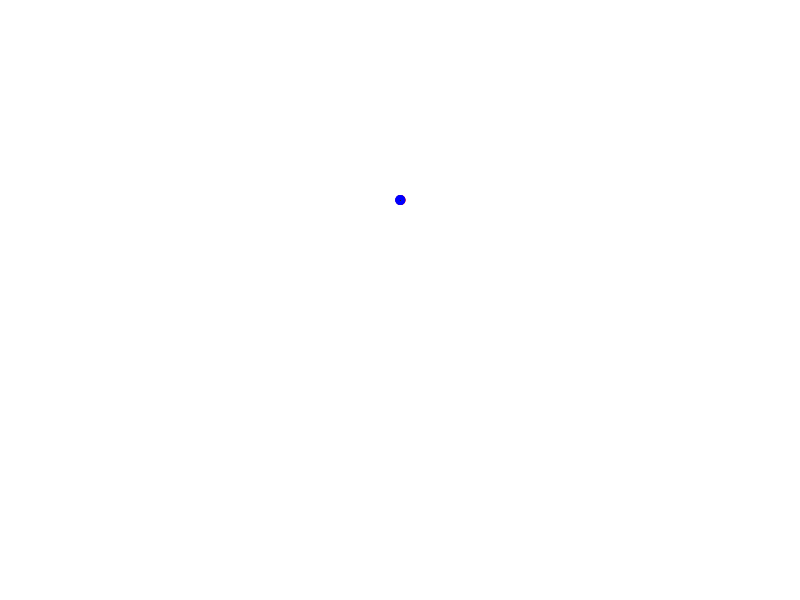
Frame 1 (no input)
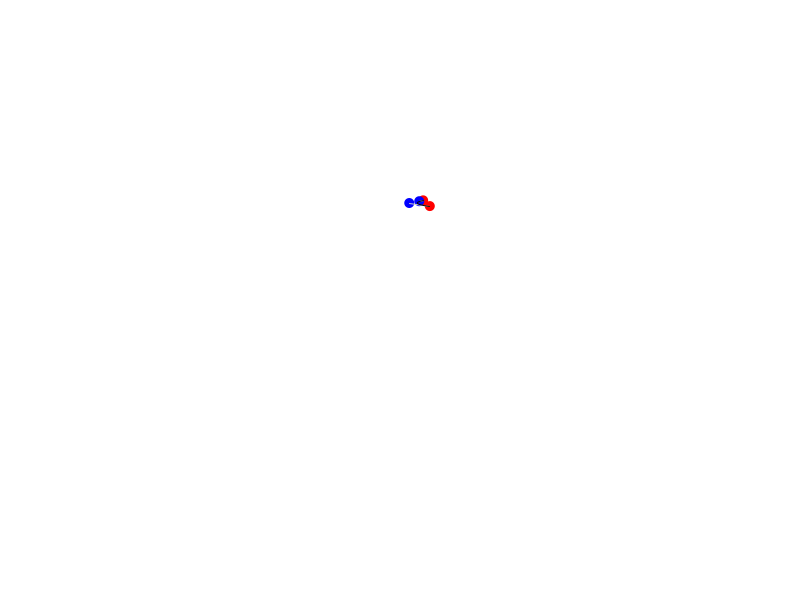
Frame 60 (the mouse pressed at the canvas centre just before this capture)
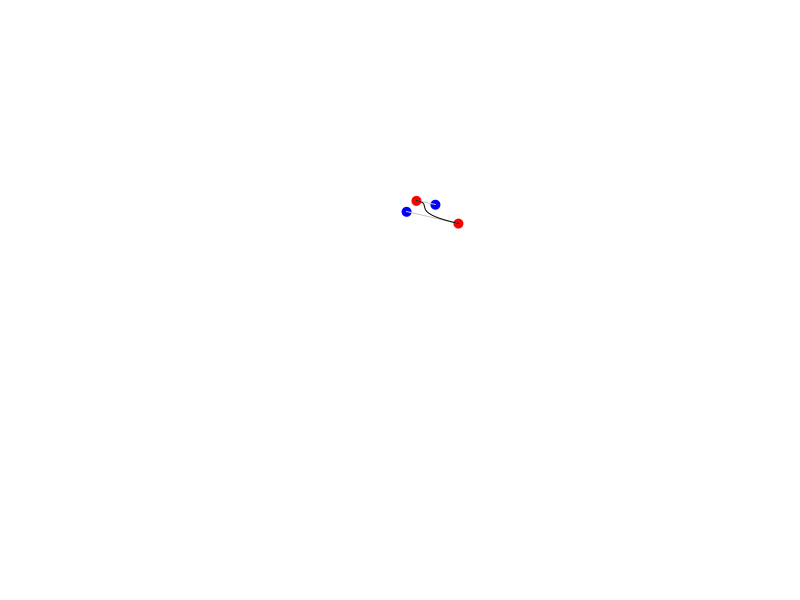
Frame 120 (the mouse held since frame 60 and released just before this capture)

The Processing sketch that drew these frames (run headless with seeded random() and noise(); from frame 60 on, the mouse is pressed at the canvas centre):

// Processing sketch: moving_bezier
// ── moving_bezier.pde
float anchor1X, anchor1Y, anchor2X, anchor2Y;
float control1X, control1Y, control2X, control2Y;
float t, factor;
void setup() {
  size(800, 600);

  anchor1X = width/2;
  anchor1Y = height/3;
  anchor2X = width/2;
  anchor2Y = height/3;

  control1X = width/2;
  control1Y = height/3;
  control2X = width/2;
  control2Y = height/3;
  
  factor = 1;
  
  
}

void draw() {
  background(255);
  t+=.01;
  //factor += cos(t)*.1;

  anchor1X += cos(t*2)*factor*.5;
  anchor1Y += sin(t*33)*factor*.2;
  anchor2X += cos(t*.33)*factor*.5;
  anchor2Y += sin(t*.5)*factor*.67;

  control1X += cos(t*.67)*factor*.33;
  control1Y += sin(t*.33)*factor*.2;
  control2X += cos(t*2)*factor*.2;
  control2Y += sin(t*.33)*factor*.5;
  
  noStroke();
  fill(255, 0,0);
  ellipse(anchor1X, anchor1Y, 10, 10);
  ellipse(anchor2X, anchor2Y, 10, 10);

  fill(0, 0, 255);
  ellipse(control1X, control1Y, 10, 10);
  ellipse(control2X, control2Y, 10, 10);
  
  stroke(200);
  line(anchor1X, anchor1Y, control1X, control1Y);
  line(anchor2X, anchor2Y, control2X, control2Y);
  
  noFill();
  stroke(0);
  bezier(anchor1X, anchor1Y, control1X, control1Y, control2X, control2Y, anchor2X, anchor2Y);
  
  
  
}
